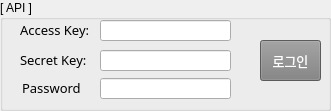
   <widget class="QGroupBox" name="groupBox_2">
    <property name="geometry">
     <rect>
      <x>30</x>
      <y>20</y>
      <width>331</width>
      <height>111</height>
     </rect>
    </property>
    <property name="title">
     <string>[ API ]</string>
    </property>
    <widget class="QLabel" name="label_22">
     <property name="geometry">
      <rect>
       <x>22</x>
       <y>72</y>
       <width>81</width>
       <height>31</height>
      </rect>
     </property>
     <property name="font">
      <font>
       <family>맑은 고딕</family>
       <pointsize>10</pointsize>
       <weight>50</weight>
       <bold>false</bold>
      </font>
     </property>
     <property name="text">
      <string>Password</string>
     </property>
    </widget>
    <widget class="QLabel" name="label_20">
     <property name="geometry">
      <rect>
       <x>20</x>
       <y>14</y>
       <width>81</width>
       <height>31</height>
      </rect>
     </property>
     <property name="font">
      <font>
       <family>맑은 고딕</family>
       <pointsize>10</pointsize>
       <weight>50</weight>
       <bold>false</bold>
      </font>
     </property>
     <property name="text">
      <string>Access Key: </string>
     </property>
    </widget>
    <widget class="QLineEdit" name="password">
     <property name="geometry">
      <rect>
       <x>100</x>
       <y>78</y>
       <width>131</width>
       <height>21</height>
      </rect>
     </property>
     <property name="font">
      <font>
       <pointsize>10</pointsize>
       <weight>50</weight>
       <bold>false</bold>
      </font>
     </property>
     <property name="text">
      <string/>
     </property>
     <property name="alignment">
      <set>Qt::AlignRight|Qt::AlignTrailing|Qt::AlignVCenter</set>
     </property>
    </widget>
    <widget class="QLabel" name="label_21">
     <property name="geometry">
      <rect>
       <x>20</x>
       <y>44</y>
       <width>81</width>
       <height>31</height>
      </rect>
     </property>
     <property name="font">
      <font>
       <family>맑은 고딕</family>
       <pointsize>10</pointsize>
       <weight>50</weight>
       <bold>false</bold>
      </font>
     </property>
     <property name="text">
      <string>Secret Key: </string>
     </property>
    </widget>
    <widget class="QLineEdit" name="secret_key">
     <property name="geometry">
      <rect>
       <x>100</x>
       <y>50</y>
       <width>131</width>
       <height>21</height>
      </rect>
     </property>
     <property name="font">
      <font>
       <pointsize>10</pointsize>
       <weight>50</weight>
       <bold>false</bold>
      </font>
     </property>
     <property name="text">
      <string/>
     </property>
     <property name="alignment">
      <set>Qt::AlignRight|Qt::AlignTrailing|Qt::AlignVCenter</set>
     </property>
    </widget>
    <widget class="QPushButton" name="login_btn">
     <property name="geometry">
      <rect>
       <x>260</x>
       <y>40</y>
       <width>61</width>
       <height>41</height>
      </rect>
     </property>
     <property name="font">
      <font>
       <pointsize>10</pointsize>
       <weight>50</weight>
       <bold>false</bold>
      </font>
     </property>
     <property name="styleSheet">
      <string notr="true">color:white;

background-color:gray;
</string>
     </property>
     <property name="text">
      <string>로그인</string>
     </property>
    </widget>
    <widget class="QLineEdit" name="access_key">
     <property name="geometry">
      <rect>
       <x>100</x>
       <y>20</y>
       <width>131</width>
       <height>21</height>
      </rect>
     </property>
     <property name="font">
      <font>
       <pointsize>10</pointsize>
       <weight>50</weight>
       <bold>false</bold>
      </font>
     </property>
     <property name="text">
      <string/>
     </property>
     <property name="alignment">
      <set>Qt::AlignRight|Qt::AlignTrailing|Qt::AlignVCenter</set>
     </property>
    </widget>
   </widget>
